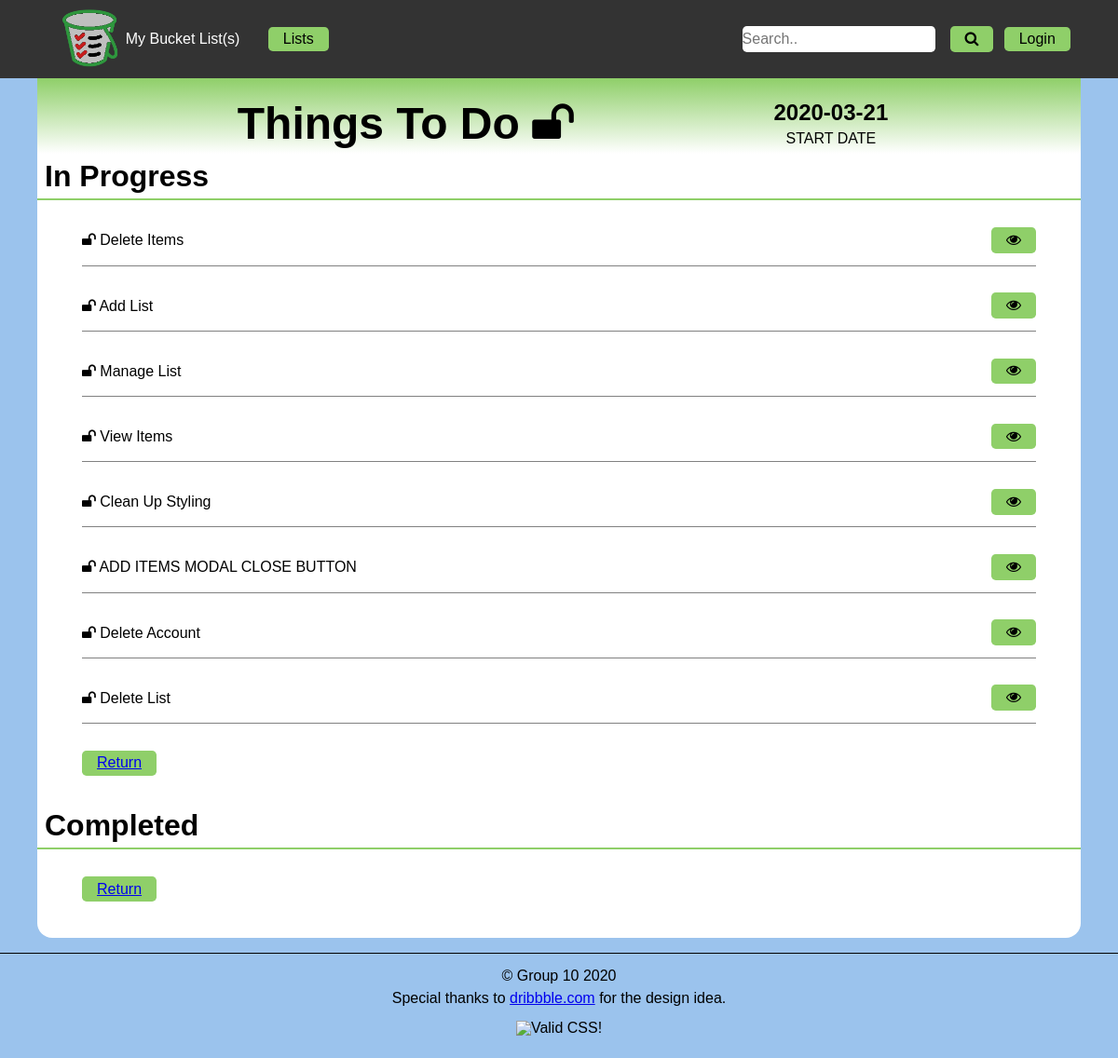
The app's page /view_list.php?list=3, older data.
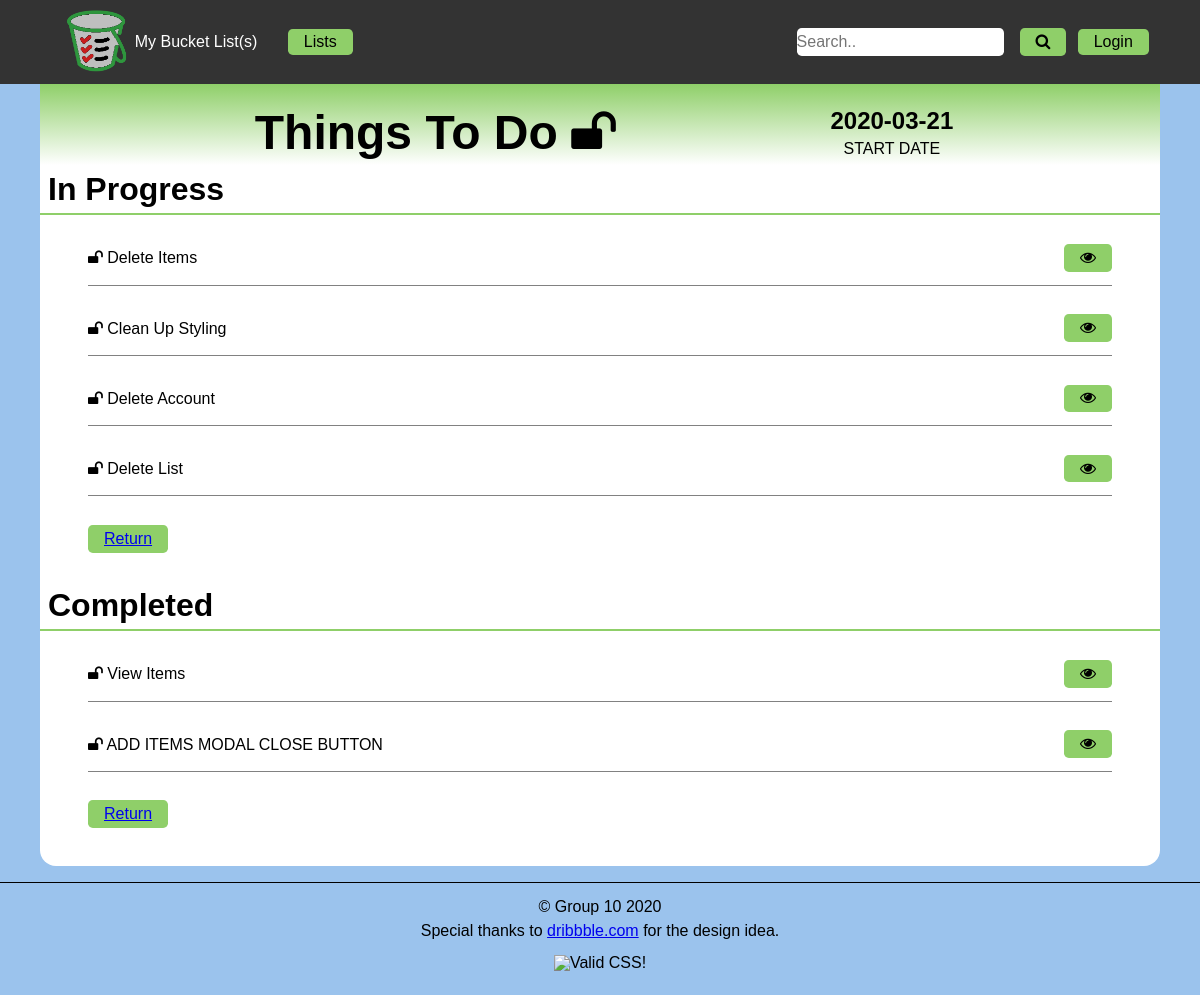
The same page, newer data.
### tables this page shows
CREATE TABLE IF NOT EXISTS `g10_listitems` (
  `id` int(11) NOT NULL AUTO_INCREMENT,
  `fk_listid` int(11) NOT NULL,
  `name` varchar(50) NOT NULL,
  `description` varchar(280) DEFAULT NULL,
  `picpath` varchar(255) DEFAULT NULL,
  `completion` date DEFAULT NULL,
  `private` tinyint(1) NOT NULL DEFAULT '1',
  PRIMARY KEY (`id`),
  KEY `g10_listid_2_fklistid` (`fk_listid`)
);

### view_list.php (the view, shortened to what this page needs)
<?php
    $listid = $_GET['list'];
    $pdo = connectDB();
    $query = "SELECT * FROM `g10_lists` WHERE id = ?";
    $stmt = $pdo->prepare($query);
    $stmt->execute([$listid]);
    $list = $stmt->fetch();
    $query =  "SELECT id, name, completion, private FROM `g10_listitems` WHERE fk_listid = ?";
    $stmt = $pdo->prepare($query);
    $stmt->execute([$listid]);
    $listitems = $stmt->fetchAll();
?>
<!DOCTYPE html>
<html lang="en">
    <head>
        <?php
            include "includes/meta.php";
        ?>
    </head>
    <body>
        <header>
            <?php include 'includes/nav.php' ?>
        </header>
        <main>
            <header>
                <h1>
                    <?= $list['listname'] ?>
                    <?php if($list['private'] == 1):?>
                        <span><i class="fa fa-lock"></i></span>
                    <?php else: ?>
                        <span><i class="fa fa-unlock"></i></span>
                    <?php endif ?>
                </h1>
                <div>
                    <span><?= $list['start'] ?></span>
                    <p>START DATE</p>
                </div>
            </header>
            <h2>In Progress</h2>
            <ul>
                <?php foreach($listitems as $row): ?>
                    <?php if(($row['private'] == 1 && $list['fk_userid'] != $_SESSION['id'])||$row['completion'] != null)
                            continue;
                    ?>
                    <li>
                        <?php if ($row['private'] == 1):?>
                                <span><i class="fa fa-lock"></i> <?= $row['name']?></span>
                        <?php else: ?>
                            <span><i class="fa fa-unlock"></i> <?= $row['name']?></span>
                        <?php endif ?>
                        <div>
                            <button class="viewbutton" value="<?= $row['id']?>"><i class="fa fa-eye"></i></button>
                        </div>
                    </li>
                <?php endforeach ?>
                <li>
                    <button type="button" name="Return" ><a href="display_list.php">Return</a></button>
                </li>
            </ul>
            <h2>Completed</h2>
            <ul>
                <?php foreach($listitems as $row): ?>
                    <?php if(($row['private'] == 1 && $list['fk_userid'] != $_SESSION['id']) || $row['completion'] == null)
                            continue;
                    ?>
                    <li>
                        <?php if ($row['private'] == 1):?>
                                <span><i class="fa fa-lock"></i> <?= $row['name']?></span>
                        <?php else: ?>
                            <span><i class="fa fa-unlock"></i> <?= $row['name']?></span>
                        <?php endif ?>
                        <div>
                            <button class="viewbutton" value="<?= $row['id']?>"><i class="fa fa-eye"></i></button>
                        </div>
                    </li>
                <?php endforeach ?>
                <li>
                    <button type="button" name="Return" ><a href="display_list.php">Return</a></button>
                </li>
            </ul>
        </main>
        <?php include 'includes/footer.php' ?>
    </body>
</html>

Row changes from the older to the newer data that the page shows:
no longer on this page (row edited): g10_listitems: name "Add List", $row['id'] 9 (drawn), shown under "In Progress"
no longer on this page (row edited): g10_listitems: name "Manage List", $row['id'] 10 (drawn), shown under "In Progress"
changed g10_listitems "View Items": moves from the list under "In Progress" to the list under "Completed"
changed g10_listitems "ADD ITEMS MODAL CLOSE BUTTON": moves from the list under "In Progress" to the list under "Completed"
